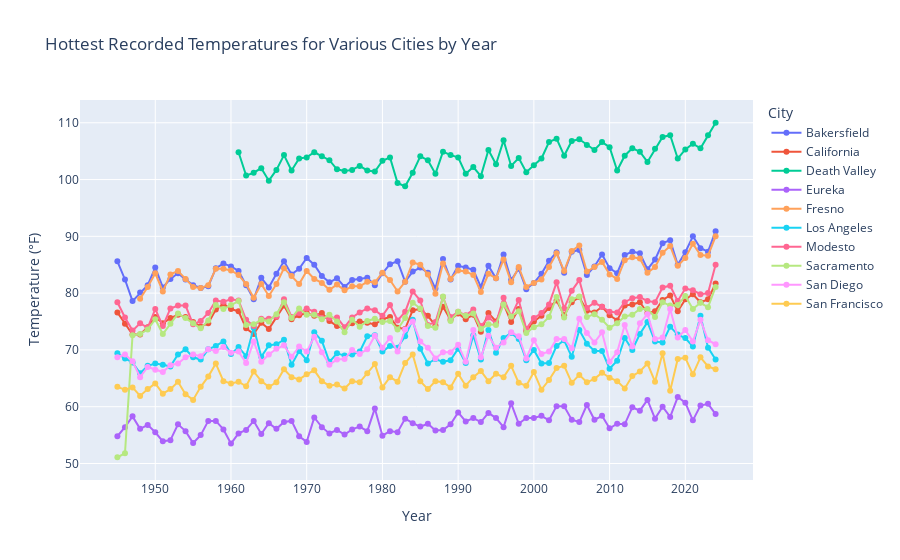

Write notebook code for a chart like this one.
### Code cell
#Plot hottest temperature across cities and years (format 3
# )
import plotly.express as px
# prepare DataFrames 
cities_temps = [sf_temps_df, la_temps_df, sd_temps_df, sac_temps_df, bf_temps_df, erk_temps_df, dv_temps_df, fr_temps_df, mo_temps_df, ca_temps_df]

# Verify and rename the temperature column
for city_df in cities_temps:
    print(city_df.columns)  # Check column names
    city_df.rename(columns={'Value': 'Temperature'}, inplace=True)  # Replace 'Value' with actual name

# Merge all city temperature data into a single DataFrame
merged_temps_df = pd.concat(cities_temps, keys=['San Francisco', 'Los Angeles', 'San Diego', 'Sacramento', 'Bakersfield', 'Eureka', 'Death Valley', 'Fresno', 'Modesto', 'California'], names=['City'])

# Drop the 'City' column if it already exists to avoid conflicts
if 'City' in merged_temps_df.columns:
    merged_temps_df = merged_temps_df.drop(columns='City')

# Reset the index to make 'City' a column
merged_temps_df = merged_temps_df.reset_index()

# Ensure 'Year' column exists
if 'Year' not in merged_temps_df.columns:
    merged_temps_df['Year'] = merged_temps_df['Date'].dt.year

# Filter to keep only the hottest temperature for each city for each year
hottest_temps_per_year_df = merged_temps_df.loc[merged_temps_df.groupby(['City', 'Year'])['Temperature'].idxmax()]
fig = px.line(hottest_temps_per_year_df, x="Year", y="Temperature", color="City", title="Hottest Recorded Temperatures for Various Cities by Year")
fig.update_traces(mode='lines+markers')
fig.update_layout(title="Hottest Recorded Temperatures for Various Cities by Year", xaxis_title="Year", yaxis_title="Temperature (°F)")
fig.show()
